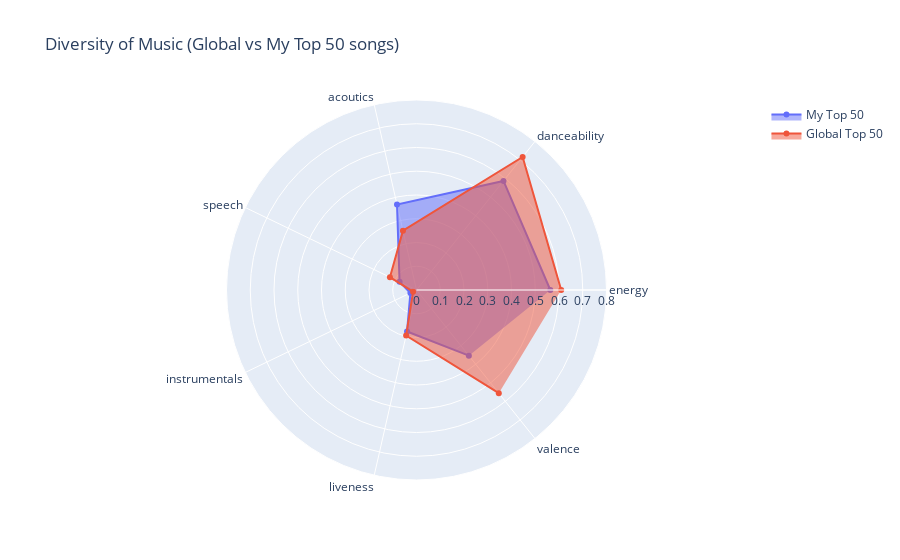

The notebook cell this image was saved under:
### Code cell
categories = ['energy', 'danceability', 'acoutics', 'speech', 'instrumentals', 'liveness', 'valence']

fig = go.Figure()

fig.add_trace(go.Scatterpolar(
      r=local_['mean_values'],
      theta=categories,
      fill='toself',
      name='My Top 50'
))

fig.add_trace(go.Scatterpolar(
      r=global_['mean_values'],
      theta=categories,
      fill='toself',
      name='Global Top 50'
))

fig.update_layout(
  polar=dict(
    radialaxis=dict(
      visible=True,
      range=[0, 0.8]
    )),
  showlegend=True,
  title= 'Diversity of Music (Global vs My Top 50 songs)'
)

fig.show()

### Figure 1 — Plotly figure (JSON) as saved in the notebook; plotly's stock layout.template omitted (floating-point values rounded to 4 significant figures)
{"data": [{"fill": "toself", "name": "My Top 50", "r": [0.5635, 0.5874, 0.3691, 0.0791, 0.02846, 0.1795, 0.3536, 112.1], "theta": ["energy", "danceability", "acoutics", "speech", "instrumentals", "liveness", "valence"], "type": "scatterpolar"}, {"fill": "toself", "name": "Global Top 50", "r": [0.6093, 0.7167, 0.2562, 0.1242, 0.01596, 0.1966, 0.5557, 114.8], "theta": ["energy", "danceability", "acoutics", "speech", "instrumentals", "liveness", "valence"], "type": "scatterpolar"}], "layout": {"polar": {"radialaxis": {"range": [0, 0.8], "visible": true}}, "showlegend": true, "title": {"text": "Diversity of Music (Global vs My Top 50 songs)"}}}
